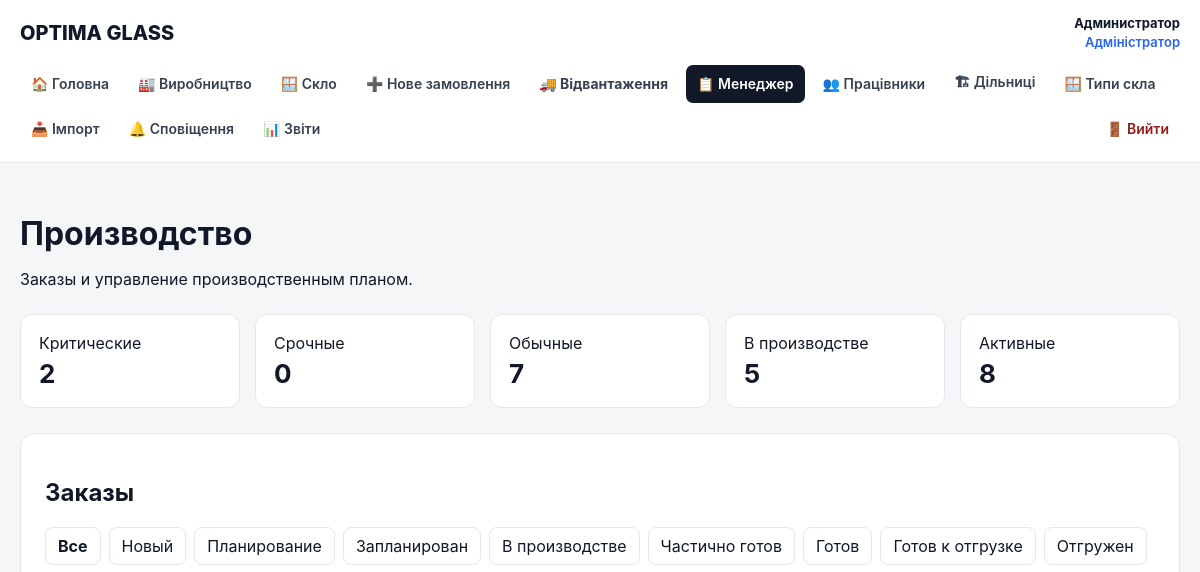
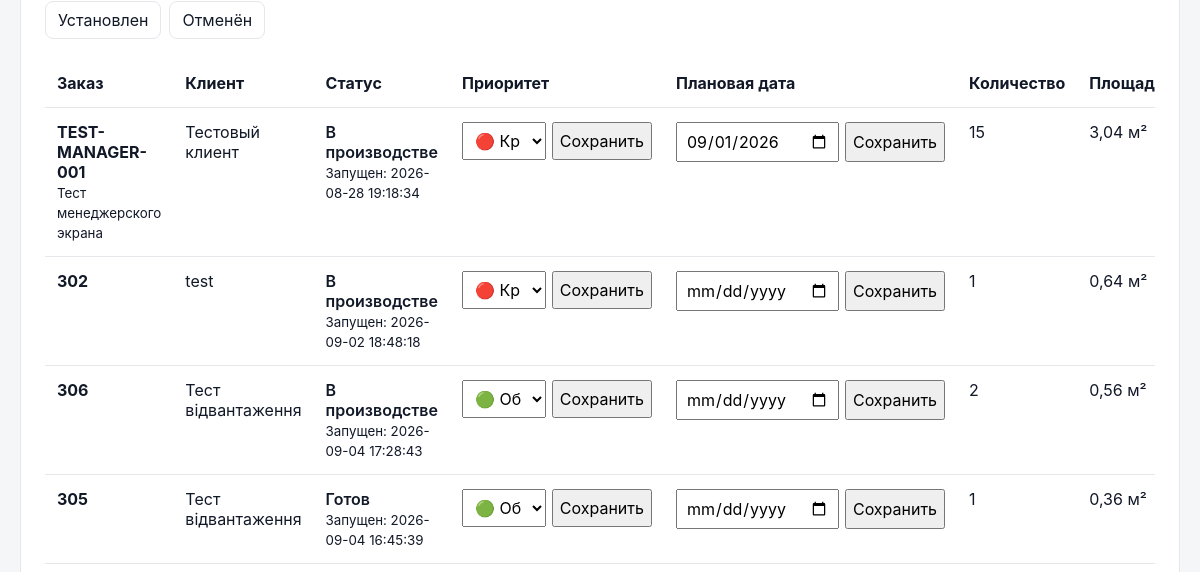
Before: /manager.php (signed in, upper part) with the older database file (2 pictures, top to bottom).
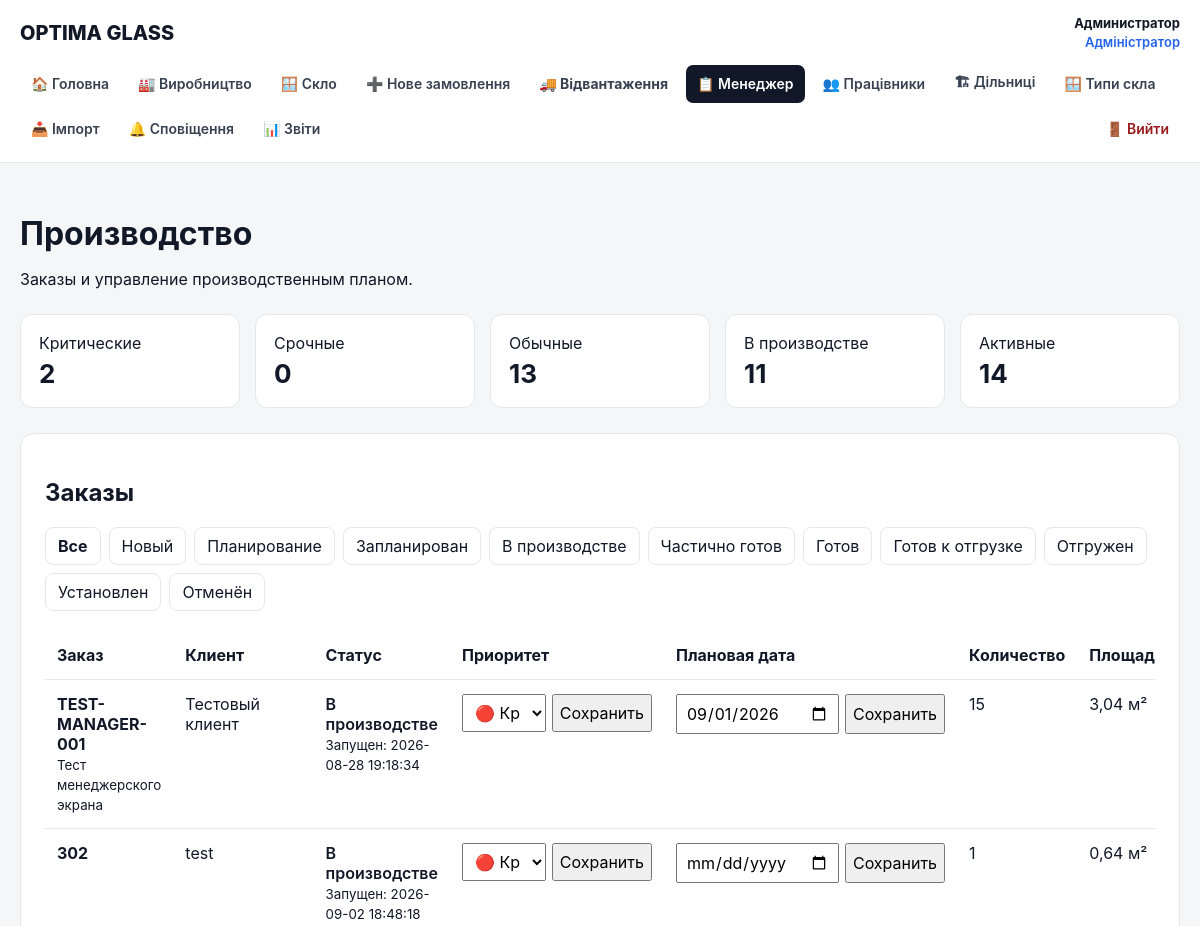
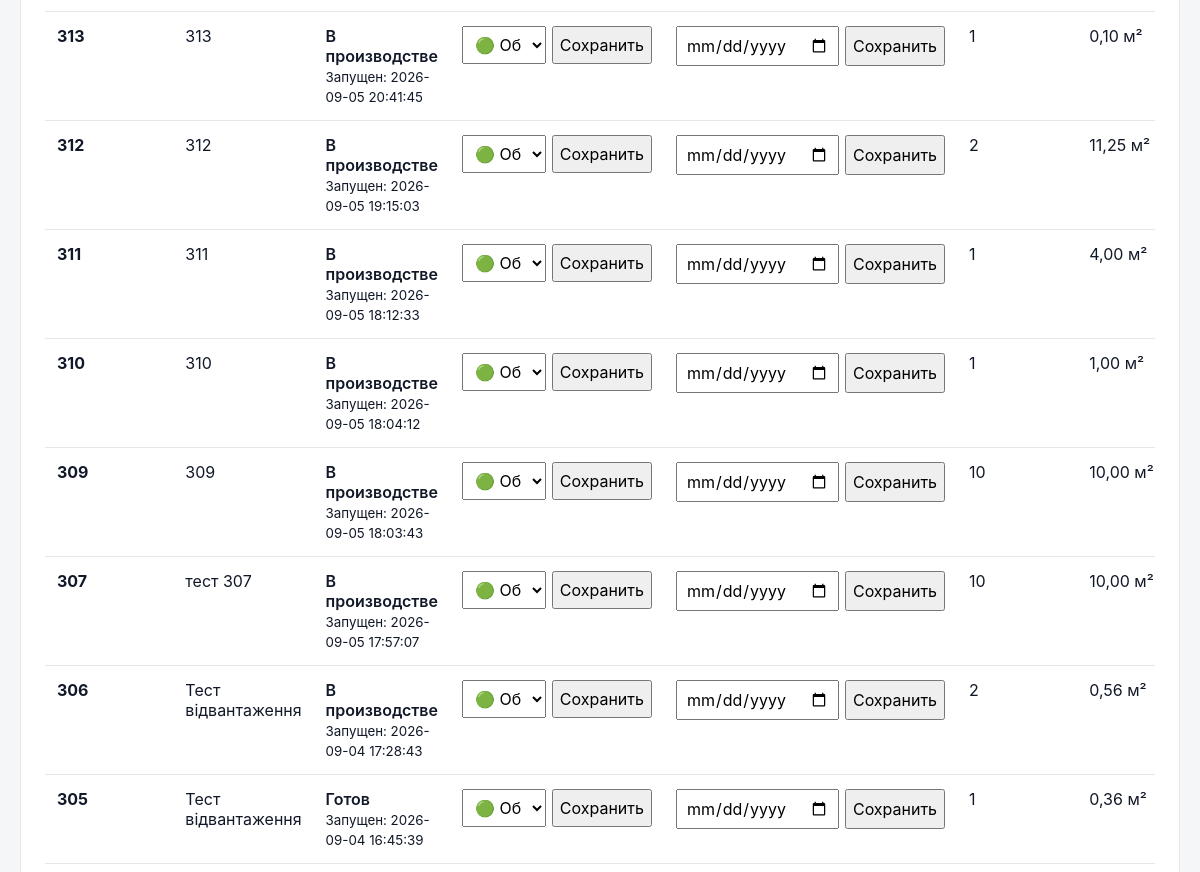
After: the same page with the newer database file (2 pictures, top to bottom).
### tables this page shows
CREATE TABLE orders (
    id INTEGER PRIMARY KEY AUTOINCREMENT,
    order_number TEXT NOT NULL UNIQUE,
    customer_name TEXT,
    comment TEXT,
    status TEXT NOT NULL DEFAULT 'new',
    created_at TEXT NOT NULL DEFAULT CURRENT_TIMESTAMP,
    updated_at TEXT NOT NULL DEFAULT CURRENT_TIMESTAMP
, priority INTEGER NOT NULL DEFAULT 1, planned_date TEXT, production_started_at TEXT, production_completed_at TEXT, created_by INTEGER);

### public/manager.php (the view, shortened to what the changed rows need)
<?php
require __DIR__ . '/../src/auth.php';
function e(?string $value): string
{
    return htmlspecialchars(
        $value ?? '',
        ENT_QUOTES,
        'UTF-8'
    );
}
function statusLabel(string $status): string
{
    return match ($status) {
        'new' => 'Новый',
        'planning' => 'Планирование',
        'planned' => 'Запланирован',
        'in_production' => 'В производстве',
        'partially_completed' => 'Частично готов',
        'completed' => 'Готов',
        'ready_for_shipping' => 'Готов к отгрузке',
        'shipped' => 'Отгружен',
        'installed' => 'Установлен',
        'cancelled' => 'Отменён',
        default => $status,
    };
}
$statusFilter = $_GET['status'] ?? 'all';
$allowedStatuses = [
    'all',
    'new',
    'planning',
    'planned',
    'in_production',
    'partially_completed',
    'completed',
    'ready_for_shipping',
    'shipped',
    'installed',
    'cancelled',
];
$statsStmt = $db->query("
    SELECT
        SUM(CASE WHEN priority = 3 THEN 1 ELSE 0 END)
            AS critical_count,
        SUM(CASE WHEN priority = 2 THEN 1 ELSE 0 END)
            AS urgent_count,
        SUM(CASE WHEN priority = 1 THEN 1 ELSE 0 END)
            AS normal_count,
        SUM(
            CASE
                WHEN status = 'in_production'
                THEN 1
                ELSE 0
            END
        ) AS production_count,
        SUM(
            CASE
                WHEN status NOT IN (
                    'completed',
                    'cancelled',
                    'installed',
                    'shipped'
                )
                THEN 1
                ELSE 0
            END
        ) AS active_count
    FROM orders
");
$stats = $statsStmt->fetch(PDO::FETCH_ASSOC);
$sql = "
    SELECT
        o.id,
        o.order_number,
        o.customer_name,
        o.comment,
        o.status,
        o.priority,
        o.planned_date,
        o.production_started_at,
        o.production_completed_at,
        o.created_at,
        COUNT(DISTINCT g.id) AS glass_count,
        COALESCE(
            (
                SELECT SUM(
                    oi.width *
                    oi.height *
                    oi.quantity
                ) / 1000000.0
                FROM order_items oi
                WHERE oi.order_id = o.id
            ),
            0
        ) AS area_m2
    FROM orders o
    LEFT JOIN glasses g
        ON g.order_id = o.id
";
$params = [];
$sql .= "
    GROUP BY o.id
    ORDER BY
        o.priority DESC,
        CASE
            WHEN o.planned_date IS NULL THEN 1
            ELSE 0
        END,
        o.planned_date ASC,
        o.id DESC
";
$stmt = $db->prepare($sql);
$stmt->execute($params);
$orders = $stmt->fetchAll(PDO::FETCH_ASSOC);
?>
<!DOCTYPE html>
<html lang="ru">
<head>
    <link
        rel="stylesheet"
        href="/assets/css/app.css"
    >
</head>
<body>
<?php require __DIR__ . '/../src/partials/header.php'; ?>
<main class="manager-page">
    <header class="manager-header">
        <h1>Производство</h1>
    </header>
    <section class="manager-stats">
        <div class="manager-stat">
            Обычные
            <span class="manager-stat-number">
                <?= (int) ($stats['normal_count'] ?? 0) ?>
            </span>
        </div>
        <div class="manager-stat">
            В производстве
            <span class="manager-stat-number">
                <?= (int) ($stats['production_count'] ?? 0) ?>
            </span>
        </div>
        <div class="manager-stat">
            Активные
            <span class="manager-stat-number">
                <?= (int) ($stats['active_count'] ?? 0) ?>
            </span>
        </div>
    </section>
    <section class="manager-card">
        <h2>Заказы</h2>
        <div class="manager-filters">
            <?php foreach ($allowedStatuses as $status): ?>
                <a
                    href="/manager.php?status=<?= urlencode($status) ?>"
                    class="<?= $statusFilter === $status ? 'active' : '' ?>"
                >
                    <?= e(
                        $status === 'all'
                            ? 'Все'
                            : statusLabel($status)
                    ) ?>
                </a>
            <?php endforeach; ?>
        </div>
        <?php if (!$orders): ?>
            <div class="empty-state">
                Заказов пока нет.
            </div>
        <?php else: ?>
            <div class="orders-table-wrap">
                <table class="orders-table">
                    <thead>
                        <tr>
                            <th>Заказ</th>
                            <th>Клиент</th>
                            <th>Статус</th>
                            <th>Приоритет</th>
                            <th>Плановая дата</th>
                            <th>Количество</th>
                            <th>Площадь</th>
                        </tr>
                    </thead>
                    <tbody>
                    <?php foreach ($orders as $order): ?>
                        <tr>
                            <td>
                                <div class="order-number">
                                    <?= e($order['order_number']) ?>
                                </div>
                                <?php if (
                                    $order['comment']
                                ): ?>
                                    <small>
                                        <?= e($order['comment']) ?>
                                    </small>
                                <?php endif; ?>
                            </td>
                            <td>
                                <?= e(
                                    $order['customer_name']
                                ) ?>
                            </td>
                            <td>
                                <span class="status">
                                    <?= e(
                                        statusLabel(
                                            $order['status']
                                        )
                                    ) ?>
                                </span>
                                <?php if (
                                    $order['production_started_at']
                                ): ?>
                                    <br>
                                    <small>
                                        Запущен:
                                        <?= e(
                                            $order[
                                                'production_started_at'
                                            ]
                                        ) ?>
                                    </small>
                                <?php endif; ?>
                            </td>
                            <td>
                                <div class="order-controls">
                                    <form method="post">
                                        <select name="priority">
                                            <option
                                                value="3"
                                                <?= (int) $order['priority'] === 3
                                                    ? 'selected'
                                                    : '' ?>
                                            >
                                                🔴 Критический
                                            </option>
                                            <option
                                                value="1"
                                                <?= (int) $order['priority'] === 1
                                                    ? 'selected'
                                                    : '' ?>
                                            >
                                                🟢 Обычный
                                            </option>
                                        </select>
                                        <button type="submit">
                                            Сохранить
                                        </button>
                                    </form>
                                </div>
                            </td>
                            <td>
                                <div class="order-controls">
                                    <form method="post">
                                        <input
                                            type="date"
                                            name="planned_date"
                                            value="<?= e(
                                                $order['planned_date']
                                            ) ?>"
                                        >
                                        <button type="submit">
                                            Сохранить
                                        </button>
                                    </form>
                                </div>
                            </td>
                            <td>
                                <?= (int) $order['glass_count'] ?>
                            </td>
                            <td>
                                <?= number_format(
                                    (float) $order['area_m2'],
                                    2,
                                    ',',
                                    ' '
                                ) ?>
                                м²
                            </td>
                        </tr>
                    <?php endforeach; ?>
                    </tbody>
                </table>
            </div>
        <?php endif; ?>
    </section>
</main>
</body>
</html>

Changed rows visible on the page:
added orders: order_number "313", customer_name "313", status "В производстве", production_started_at "2026-09-05 20:41:45", priority "🟢 Обычный", glass_count "1", area_m2 "0,10"
added orders: order_number "312", customer_name "312", status "В производстве", production_started_at "2026-09-05 19:15:03", priority "🟢 Обычный", glass_count "2", area_m2 "11,25"
added orders: order_number "311", customer_name "311", status "В производстве", production_started_at "2026-09-05 18:12:33", priority "🟢 Обычный", glass_count "1", area_m2 "4,00"
added orders: order_number "310", customer_name "310", status "В производстве", production_started_at "2026-09-05 18:04:12", priority "🟢 Обычный", glass_count "1", area_m2 "1,00"
added orders: order_number "309", customer_name "309", status "В производстве", production_started_at "2026-09-05 18:03:43", priority "🟢 Обычный", glass_count "10", area_m2 "10,00"
added orders: order_number "307", customer_name "тест 307", status "В производстве", production_started_at "2026-09-05 17:57:07", priority "🟢 Обычный", glass_count "10", area_m2 "10,00"
Other visible differences:
$stats['normal_count']: "7" → "13"
$stats['production_count']: "5" → "11"
$stats['active_count']: "8" → "14"
